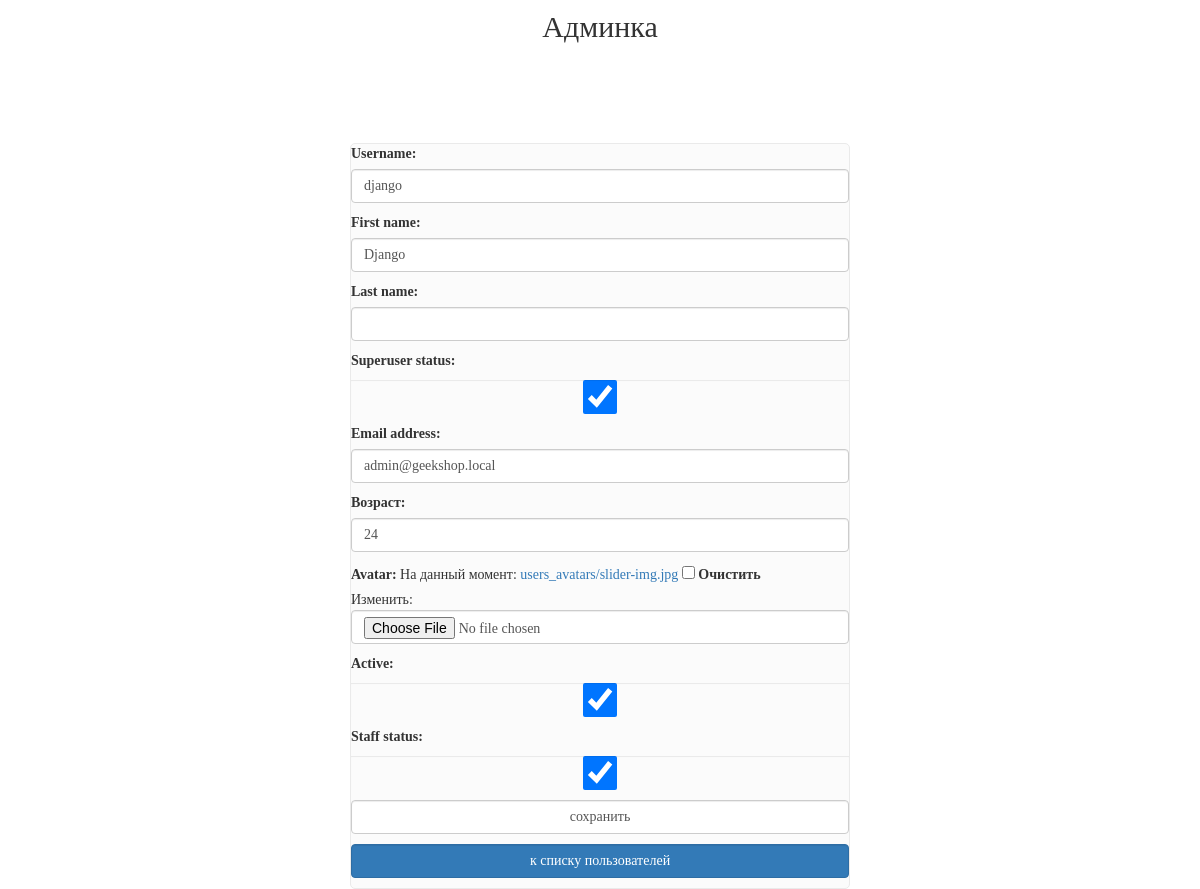
Screenshot of /my/admin/user/update/1/ (signed in) with the database file from the repository.
### authapp/models.py (models this page shows)
class ShopUser(AbstractUser):
    age = models.PositiveSmallIntegerField('Возраст', null=True)
    avatar = models.ImageField(upload_to='users_avatars', blank=True)
    id_for_friends = models.CharField('Код для пригашения друзей', max_length=8, blank=True)

### adminapp/views.py (the view)
# urls.py: path('user/update/<int:pk>/', adminapp.UserUpdateView.as_view(), name='user_update'),
class UserUpdateView(SuperUserOnlyMixin, PageTitleMixin, UpdateView):
    model = ShopUser
    success_url = reverse_lazy('my_admin:index')
    form_class = AdminShopUserUpdateForm
    page_title = 'Редактирование пользователя'

### adminapp/forms.py (shortened to what this page needs)
class AdminShopUserUpdateForm(UserChangeForm):
    class Meta:
        model = ShopUser
        fields = (
            'username', 'first_name', 'last_name', 'is_superuser',
            'password', 'email', 'age', 'avatar', 'is_active', 'is_staff'
        )
    def __init__(self, *args, **kwargs):
        super().__init__(*args, **kwargs)
        for field_name, field in self.fields.items():
            if field_name == 'password':
                field.widget = forms.HiddenInput()
            else:
                field.widget.attrs['class'] = 'form-control'
                field.help_text = ''

### adminapp/views.py (called while the page is built)
    @method_decorator(user_passes_test(lambda x: x.is_superuser))
    def dispatch(self, request, *args, **kwargs):
        return super().dispatch(request, *args, **kwargs)

    def get_context_data(self, **kwargs):
        context = super().get_context_data(**kwargs)
        context['title'] = self.page_title
        return context

### adminapp/templates/authapp/shopuser_form.html (shortened to what this page needs)
{% extends 'adminapp/base.html' %}
{% load static %}
{% block container %}
    <div class="login">
        <form class="form-horizontal" method="post" enctype="multipart/form-data">
            {{ form.as_p }}
            <input class="form-control" type="submit" value="сохранить">
        </form>
        <a href="{% url 'my_admin:index' %}"
           class="btn btn-primary form-control last">
            к списку пользователей
        </a>
    </div>
{% endblock %}

### static/css/style.css (style rules this page uses)
* { margin: 0; padding: 0; }
html, body { height: 100%; }
body { font-family: Montserrat; }
.login, .register, .update { background: #fbfbfb; border: 1px solid #eaeaea; border-radius: 5px; overflow: hidden; width: 28em; min-width: 500px; margin: 100px auto; position: relative; display: block; }
.form-control { margin-bottom: 10px; }
.login .form-control[type="submit"] { margin: 10px auto; }
.login form { margin-bottom: 10px; }

### rows the page displays
ShopUser: username "django", first_name "Django", is_superuser "☑", email "admin@geekshop.local", age "24", is_active "☑", is_staff "☑"
